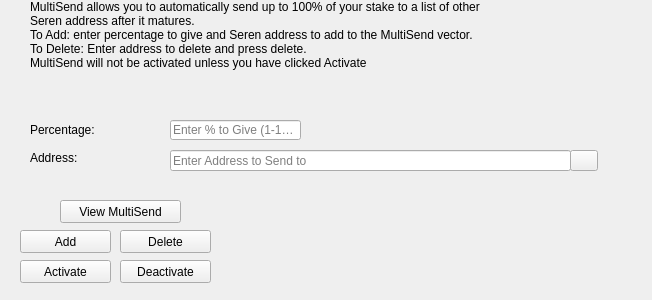
<?xml version="1.0" encoding="UTF-8"?>
<ui version="4.0">
 <class>StakeForCharityDialog</class>
 <widget class="QWidget" name="StakeForCharityDialog">
  <property name="windowModality">
   <enum>Qt::NonModal</enum>
  </property>
  <property name="geometry">
   <rect>
    <x>0</x>
    <y>0</y>
    <width>652</width>
    <height>300</height>
   </rect>
  </property>
  <property name="windowTitle">
   <string>Stake For Charity</string>
  </property>
  <widget class="QLineEdit" name="charityPercentEdit">
   <property name="geometry">
    <rect>
     <x>170</x>
     <y>120</y>
     <width>131</width>
     <height>20</height>
    </rect>
   </property>
   <property name="toolTip">
    <string>Enter whole numbers 1 - 100</string>
   </property>
   <property name="placeholderText">
    <string>Enter % to Give (1-100)</string>
   </property>
  </widget>
  <widget class="QLineEdit" name="charityAddressEdit">
   <property name="geometry">
    <rect>
     <x>170</x>
     <y>150</y>
     <width>401</width>
     <height>21</height>
    </rect>
   </property>
   <property name="toolTip">
    <string/>
   </property>
   <property name="placeholderText">
    <string>Enter Address to Send to</string>
   </property>
  </widget>
  <widget class="QLabel" name="label_2">
   <property name="geometry">
    <rect>
     <x>30</x>
     <y>0</y>
     <width>451</width>
     <height>121</height>
    </rect>
   </property>
   <property name="lineWidth">
    <number>1</number>
   </property>
   <property name="text">
    <string>MultiSend allows you to automatically send up to 100% of your stake to a list of other Seren address after it matures.
To Add: enter percentage to give and Seren address to add to the MultiSend vector. 
To Delete: Enter address to delete and press delete.
MultiSend will not be activated unless you have clicked Activate</string>
   </property>
   <property name="alignment">
    <set>Qt::AlignLeading|Qt::AlignLeft|Qt::AlignTop</set>
   </property>
   <property name="wordWrap">
    <bool>true</bool>
   </property>
  </widget>
  <widget class="QLabel" name="message">
   <property name="geometry">
    <rect>
     <x>240</x>
     <y>200</y>
     <width>381</width>
     <height>91</height>
    </rect>
   </property>
   <property name="text">
    <string/>
   </property>
  </widget>
  <widget class="QPushButton" name="addButton">
   <property name="geometry">
    <rect>
     <x>20</x>
     <y>230</y>
     <width>91</width>
     <height>23</height>
    </rect>
   </property>
   <property name="toolTip">
    <string/>
   </property>
   <property name="statusTip">
    <string>Add to MultiSend Vector</string>
   </property>
   <property name="text">
    <string>Add</string>
   </property>
  </widget>
  <widget class="QPushButton" name="disableButton">
   <property name="geometry">
    <rect>
     <x>120</x>
     <y>260</y>
     <width>91</width>
     <height>23</height>
    </rect>
   </property>
   <property name="statusTip">
    <string>Deactivate MultiSend</string>
   </property>
   <property name="text">
    <string>Deactivate</string>
   </property>
  </widget>
  <widget class="QPushButton" name="addressBookButton">
   <property name="geometry">
    <rect>
     <x>570</x>
     <y>150</y>
     <width>28</width>
     <height>21</height>
    </rect>
   </property>
   <property name="toolTip">
    <string>Choose an address from the address book</string>
   </property>
   <property name="text">
    <string/>
   </property>
   <property name="icon">
    <iconset resource="../bitcoin.qrc">
     <normaloff>:/icons/address-book</normaloff>:/icons/address-book</iconset>
   </property>
   <property name="shortcut">
    <string>Alt+A</string>
   </property>
   <property name="autoDefault">
    <bool>false</bool>
   </property>
  </widget>
  <widget class="QLabel" name="label">
   <property name="geometry">
    <rect>
     <x>30</x>
     <y>120</y>
     <width>121</width>
     <height>20</height>
    </rect>
   </property>
   <property name="toolTip">
    <string>Percentage of stake to send</string>
   </property>
   <property name="text">
    <string>Percentage:</string>
   </property>
  </widget>
  <widget class="QLabel" name="label_5">
   <property name="geometry">
    <rect>
     <x>30</x>
     <y>150</y>
     <width>111</width>
     <height>16</height>
    </rect>
   </property>
   <property name="toolTip">
    <string>Address to send portion of stake to</string>
   </property>
   <property name="text">
    <string>Address:</string>
   </property>
  </widget>
  <widget class="QPushButton" name="deleteButton">
   <property name="geometry">
    <rect>
     <x>120</x>
     <y>230</y>
     <width>91</width>
     <height>23</height>
    </rect>
   </property>
   <property name="toolTip">
    <string/>
   </property>
   <property name="statusTip">
    <string>Delete Address From MultiSend Vector</string>
   </property>
   <property name="text">
    <string>Delete</string>
   </property>
  </widget>
  <widget class="QPushButton" name="activateButton">
   <property name="geometry">
    <rect>
     <x>20</x>
     <y>260</y>
     <width>91</width>
     <height>23</height>
    </rect>
   </property>
   <property name="statusTip">
    <string>Activate MultiSend</string>
   </property>
   <property name="text">
    <string>Activate</string>
   </property>
  </widget>
  <widget class="QPushButton" name="viewButton">
   <property name="geometry">
    <rect>
     <x>60</x>
     <y>200</y>
     <width>121</width>
     <height>23</height>
    </rect>
   </property>
   <property name="toolTip">
    <string/>
   </property>
   <property name="statusTip">
    <string>View MultiSend Vector</string>
   </property>
   <property name="text">
    <string>View MultiSend</string>
   </property>
  </widget>
 </widget>
 <resources>
  <include location="../bitcoin.qrc"/>
 </resources>
 <connections/>
</ui>
